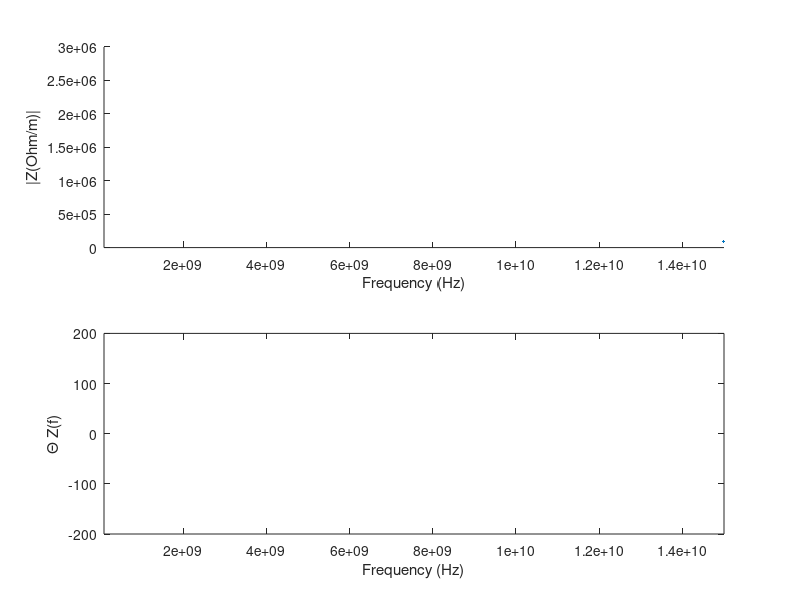

MATLAB code for this plot:
%clc;clear all;
f=fopen('FieldEvolutionOut.txt');
l=fgetl(f);
in=1;
while ischar(l)
    %%disp(l);
    text{in}=l;
    data{in}=sscanf(text{in},'%f , %f , %f , %f , %f , %f , %f , %f , %f , %f , %f , %f , %f , %f , %f , %f , %f , %f , %f , %f , %f , %f , %f , %f');
    A1(in)=data{in}(1);
    A2(in)=data{in}(2);
    A3(in)=data{in}(3);
    A4(in)=data{in}(4);
    A5(in)=data{in}(5);
    A6(in)=data{in}(6);
    A7(in)=data{in}(7);
    A8(in)=data{in}(8);
    A9(in)=data{in}(9);
    A10(in)=data{in}(10);
    A11(in)=data{in}(11);
    A12(in)=data{in}(12);
    A13(in)=data{in}(13);
    A14(in)=data{in}(14);
    A15(in)=data{in}(15);
    A16(in)=data{in}(16);
    A17(in)=data{in}(17);
    A18(in)=data{in}(18);
    A19(in)=data{in}(19);
    A20(in)=data{in}(20);
    A21(in)=data{in}(21);
    A22(in)=data{in}(22);
    A23(in)=data{in}(23);
    A24(in)=data{in}(24);
    l=fgetl(f);
    in=in+1;
end

epsr=0.9999;
a0=1e-4;%0.1mm
c0=2.99792458e8;%Speed of Light (m/s)
f0=c0/a0;%3000GHz
t0=1/f0;%0.33e-12 (s)
mu0=4*pi*(1e-7);% (H/m)
eps0=8.854187817e-12;% (F/m)
I0=1; %(A)
E0=I0/(a0*eps0*c0);%Electric Field
D0=I0/(a0*c0);%Electric Displacement Field
B0=I0/(a0*eps0*c0*c0);%Magnetic Field
H0=I0/(a0);%Magnetizing Field


hold on;

subplot(4,1,1)
hold on;%plot(mag3(mag(A1,A2),mag(A3,A4),mag(A5,A6)));%H
for m=1:length(A3)
        Hy(m)=A3(m)+i*A4(m);
        %Hz=(mag3(mag(A1,A2),mag(A3,A4),mag(A5,A6)));
        Hy(m)=Hy(m)*H0;
end
T=100*t0;
Fs=1/T;
L=length(A1);
NFFT=2^nextpow2(L);
FHy=fft(Hy,NFFT)/L;
f=Fs/2*linspace(0,1,NFFT/2+1);
%plot(f,2*abs(FHy(1:NFFT/2+1)));
% plot(f,2*angle(YHz(1:NFFT/2+1)));
xlabel('Frequency (Hz)')
ylabel('|Hy(f)|');
axis([2e9 15e9 0  1e-3])

%subplot(2,2,2)
%hold on;%plot(mag3(mag(A7,A8),mag(A9,A10),mag(A11,A12)));%B

subplot(4,1,2)
hold on;%plot(mag3(mag(A13,A14),mag(A15,A16),mag(A17,A18)));%E
for m=1:length(A15)
        Ey(m)=A15(m)+i*A16(m);
        Ey(m)=Ey(m)*E0;
end
T=100*t0;
Fs=1/T;
L=length(A1);
NFFT=2^nextpow2(L);
FEy=fft(Ey,NFFT)/L;
f=Fs/2*linspace(0,1,NFFT/2+1);
%plot(f,2*abs(FEy(1:NFFT/2+1)));
xlabel('Frequency (Hz)')
ylabel('|Ey(f)|');
axis([2e9 15e9 0  1e3])

Z=FEy./FHy;

subplot(2,1,1)
hold on;%plot(mag3(mag(A13,A14),mag(A15,A16),mag(A17,A18)));%E
plot(f,2*abs(Z(1:NFFT/2+1)));
xlabel('Frequency (Hz)')
ylabel('|Z(Ohm/m)|');
axis([0.1e9 15e9 0  3e6])

% subplot(2,2,4)
% hold on;plot(mag3(mag(A19,A20),mag(A21,A22),mag(A23,A24)));%D

subplot(2,1,2)
plot(f,2*angle(Z(1:NFFT/2+1))*(180/pi),'.-');
ylabel('\Theta Z(f)');
xlabel('Frequency (Hz)')
axis([0.1e9 15e9 -200  200])

%smithchart(z2gamma(Z,120*pi*22))


% Lm=(Gamma(1:NFFT/2+1).*Z(1:NFFT/2+1))./(2*pi*f);
% G=real(Gamma(1:NFFT/2+1)./Z(1:NFFT/2+1));
% Cm=imag(Gamma(1:NFFT/2+1)./Z(1:NFFT/2+1))./(2*pi*f);
% subplot(3,1,1)
% plot(f,(Lm));
% ylabel('Lm(H/m)');
% xlabel('Frequency (Hz)')
% %axis([0 15e9 0 0.2])
% 
% subplot(3,1,2)
% plot(f,abs(G));
% ylabel('G(S/m)');
% xlabel('Frequency (Hz)')
% axis([0 15e9 0 0.03])
% 
% subplot(3,1,3)
% plot(f,abs(Cm));
% ylabel('Cm(F/m)');
% xlabel('Frequency (Hz)')
% axis([0 15e9 0 2e-13])
